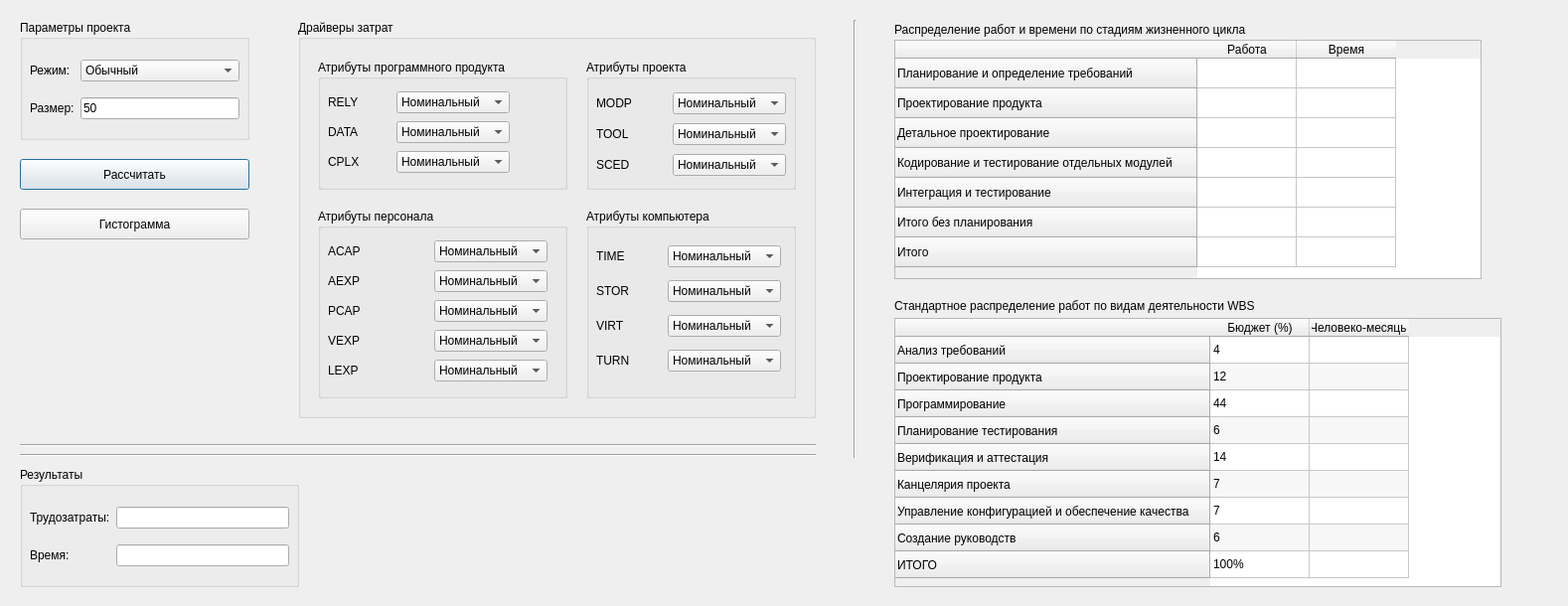
<?xml version="1.0" encoding="UTF-8"?>
<ui version="4.0">
 <class>Dialog</class>
 <widget class="QDialog" name="Dialog">
  <property name="enabled">
   <bool>true</bool>
  </property>
  <property name="geometry">
   <rect>
    <x>0</x>
    <y>0</y>
    <width>1578</width>
    <height>610</height>
   </rect>
  </property>
  <property name="acceptDrops">
   <bool>false</bool>
  </property>
  <property name="windowTitle">
   <string/>
  </property>
  <widget class="QTableWidget" name="wbsTable">
   <property name="geometry">
    <rect>
     <x>900</x>
     <y>320</y>
     <width>611</width>
     <height>271</height>
    </rect>
   </property>
   <property name="dragEnabled">
    <bool>false</bool>
   </property>
   <property name="alternatingRowColors">
    <bool>true</bool>
   </property>
   <attribute name="horizontalHeaderDefaultSectionSize">
    <number>100</number>
   </attribute>
   <attribute name="verticalHeaderDefaultSectionSize">
    <number>27</number>
   </attribute>
   <row>
    <property name="text">
     <string>Анализ требований</string>
    </property>
   </row>
   <row>
    <property name="text">
     <string>Проектирование продукта</string>
    </property>
   </row>
   <row>
    <property name="text">
     <string>Программирование</string>
    </property>
   </row>
   <row>
    <property name="text">
     <string>Планирование тестирования</string>
    </property>
   </row>
   <row>
    <property name="text">
     <string>Верификация и аттестация</string>
    </property>
   </row>
   <row>
    <property name="text">
     <string>Канцелярия проекта</string>
    </property>
   </row>
   <row>
    <property name="text">
     <string>Управление конфигурацией и обеспечение качества</string>
    </property>
   </row>
   <row>
    <property name="text">
     <string>Создание руководств</string>
    </property>
   </row>
   <row>
    <property name="text">
     <string>ИТОГО</string>
    </property>
   </row>
   <column>
    <property name="text">
     <string>Бюджет (%)</string>
    </property>
    <property name="textAlignment">
     <set>AlignCenter</set>
    </property>
   </column>
   <column>
    <property name="text">
     <string>Человеко-месяцы</string>
    </property>
   </column>
   <item row="0" column="0">
    <property name="text">
     <string>4</string>
    </property>
    <property name="textAlignment">
     <set>AlignLeading|AlignVCenter</set>
    </property>
   </item>
   <item row="0" column="1">
    <property name="text">
     <string/>
    </property>
    <property name="textAlignment">
     <set>AlignCenter</set>
    </property>
   </item>
   <item row="1" column="0">
    <property name="text">
     <string>12</string>
    </property>
    <property name="textAlignment">
     <set>AlignLeading|AlignVCenter</set>
    </property>
   </item>
   <item row="1" column="1">
    <property name="text">
     <string/>
    </property>
    <property name="textAlignment">
     <set>AlignCenter</set>
    </property>
   </item>
   <item row="2" column="0">
    <property name="text">
     <string>44</string>
    </property>
    <property name="textAlignment">
     <set>AlignLeading|AlignVCenter</set>
    </property>
   </item>
   <item row="2" column="1">
    <property name="text">
     <string/>
    </property>
    <property name="textAlignment">
     <set>AlignCenter</set>
    </property>
   </item>
   <item row="3" column="0">
    <property name="text">
     <string>6</string>
    </property>
    <property name="textAlignment">
     <set>AlignLeading|AlignVCenter</set>
    </property>
   </item>
   <item row="3" column="1">
    <property name="text">
     <string/>
    </property>
    <property name="textAlignment">
     <set>AlignCenter</set>
    </property>
   </item>
   <item row="4" column="0">
    <property name="text">
     <string>14</string>
    </property>
    <property name="textAlignment">
     <set>AlignLeading|AlignVCenter</set>
    </property>
   </item>
   <item row="4" column="1">
    <property name="text">
     <string/>
    </property>
    <property name="textAlignment">
     <set>AlignCenter</set>
    </property>
   </item>
   <item row="5" column="0">
    <property name="text">
     <string>7</string>
    </property>
    <property name="textAlignment">
     <set>AlignLeading|AlignVCenter</set>
    </property>
   </item>
   <item row="5" column="1">
    <property name="text">
     <string/>
    </property>
    <property name="textAlignment">
     <set>AlignCenter</set>
    </property>
   </item>
   <item row="6" column="0">
    <property name="text">
     <string>7</string>
    </property>
    <property name="textAlignment">
     <set>AlignLeading|AlignVCenter</set>
    </property>
   </item>
   <item row="6" column="1">
    <property name="text">
     <string/>
    </property>
    <property name="textAlignment">
     <set>AlignCenter</set>
    </property>
   </item>
   <item row="7" column="0">
    <property name="text">
     <string>6</string>
    </property>
    <property name="textAlignment">
     <set>AlignLeading|AlignVCenter</set>
    </property>
   </item>
   <item row="7" column="1">
    <property name="text">
     <string/>
    </property>
    <property name="textAlignment">
     <set>AlignCenter</set>
    </property>
   </item>
   <item row="8" column="0">
    <property name="text">
     <string>100%</string>
    </property>
    <property name="textAlignment">
     <set>AlignLeading|AlignVCenter</set>
    </property>
   </item>
   <item row="8" column="1">
    <property name="text">
     <string/>
    </property>
    <property name="textAlignment">
     <set>AlignCenter</set>
    </property>
   </item>
  </widget>
  <widget class="QLabel" name="label_18">
   <property name="geometry">
    <rect>
     <x>900</x>
     <y>300</y>
     <width>531</width>
     <height>16</height>
    </rect>
   </property>
   <property name="text">
    <string>Стандартное распределение работ по видам деятельности WBS</string>
   </property>
  </widget>
  <widget class="QTableWidget" name="classicTable">
   <property name="geometry">
    <rect>
     <x>900</x>
     <y>40</y>
     <width>591</width>
     <height>241</height>
    </rect>
   </property>
   <attribute name="verticalHeaderVisible">
    <bool>true</bool>
   </attribute>
   <attribute name="verticalHeaderCascadingSectionResizes">
    <bool>false</bool>
   </attribute>
   <attribute name="verticalHeaderHighlightSections">
    <bool>true</bool>
   </attribute>
   <attribute name="verticalHeaderShowSortIndicator" stdset="0">
    <bool>false</bool>
   </attribute>
   <attribute name="verticalHeaderStretchLastSection">
    <bool>false</bool>
   </attribute>
   <row>
    <property name="text">
     <string>Планирование и определение требований</string>
    </property>
    <property name="textAlignment">
     <set>AlignLeading|AlignVCenter</set>
    </property>
   </row>
   <row>
    <property name="text">
     <string>Проектирование продукта</string>
    </property>
   </row>
   <row>
    <property name="text">
     <string>Детальное проектирование</string>
    </property>
   </row>
   <row>
    <property name="text">
     <string>Кодирование и тестирование отдельных модулей</string>
    </property>
   </row>
   <row>
    <property name="text">
     <string>Интеграция и тестирование</string>
    </property>
   </row>
   <row>
    <property name="text">
     <string>Итого без планирования</string>
    </property>
   </row>
   <row>
    <property name="text">
     <string>Итого</string>
    </property>
   </row>
   <column>
    <property name="text">
     <string>Работа</string>
    </property>
   </column>
   <column>
    <property name="text">
     <string>Время</string>
    </property>
   </column>
   <item row="0" column="0">
    <property name="text">
     <string/>
    </property>
    <property name="textAlignment">
     <set>AlignCenter</set>
    </property>
   </item>
   <item row="0" column="1">
    <property name="text">
     <string/>
    </property>
    <property name="textAlignment">
     <set>AlignCenter</set>
    </property>
   </item>
   <item row="1" column="0">
    <property name="text">
     <string/>
    </property>
    <property name="textAlignment">
     <set>AlignCenter</set>
    </property>
   </item>
   <item row="1" column="1">
    <property name="text">
     <string/>
    </property>
    <property name="textAlignment">
     <set>AlignCenter</set>
    </property>
   </item>
   <item row="2" column="0">
    <property name="text">
     <string/>
    </property>
    <property name="textAlignment">
     <set>AlignCenter</set>
    </property>
   </item>
   <item row="2" column="1">
    <property name="text">
     <string/>
    </property>
    <property name="textAlignment">
     <set>AlignCenter</set>
    </property>
   </item>
   <item row="3" column="0">
    <property name="text">
     <string/>
    </property>
    <property name="textAlignment">
     <set>AlignCenter</set>
    </property>
   </item>
   <item row="3" column="1">
    <property name="text">
     <string/>
    </property>
    <property name="textAlignment">
     <set>AlignCenter</set>
    </property>
   </item>
   <item row="4" column="0">
    <property name="text">
     <string/>
    </property>
    <property name="textAlignment">
     <set>AlignCenter</set>
    </property>
   </item>
   <item row="4" column="1">
    <property name="text">
     <string/>
    </property>
    <property name="textAlignment">
     <set>AlignCenter</set>
    </property>
   </item>
   <item row="5" column="0">
    <property name="text">
     <string/>
    </property>
    <property name="textAlignment">
     <set>AlignCenter</set>
    </property>
   </item>
   <item row="5" column="1">
    <property name="text">
     <string/>
    </property>
    <property name="textAlignment">
     <set>AlignCenter</set>
    </property>
   </item>
   <item row="6" column="0">
    <property name="text">
     <string/>
    </property>
    <property name="textAlignment">
     <set>AlignCenter</set>
    </property>
   </item>
   <item row="6" column="1">
    <property name="text">
     <string/>
    </property>
    <property name="textAlignment">
     <set>AlignCenter</set>
    </property>
   </item>
  </widget>
  <widget class="QLabel" name="label_19">
   <property name="geometry">
    <rect>
     <x>900</x>
     <y>20</y>
     <width>591</width>
     <height>20</height>
    </rect>
   </property>
   <property name="text">
    <string>Распределение работ и времени по стадиям жизненного цикла</string>
   </property>
  </widget>
  <widget class="QPushButton" name="calculateButton">
   <property name="geometry">
    <rect>
     <x>20</x>
     <y>160</y>
     <width>231</width>
     <height>31</height>
    </rect>
   </property>
   <property name="text">
    <string>Рассчитать</string>
   </property>
  </widget>
  <widget class="QPushButton" name="barButton">
   <property name="geometry">
    <rect>
     <x>20</x>
     <y>210</y>
     <width>231</width>
     <height>31</height>
    </rect>
   </property>
   <property name="text">
    <string>Гистограмма</string>
   </property>
  </widget>
  <widget class="QGroupBox" name="groupBox">
   <property name="geometry">
    <rect>
     <x>20</x>
     <y>20</y>
     <width>231</width>
     <height>121</height>
    </rect>
   </property>
   <property name="title">
    <string>Параметры проекта</string>
   </property>
   <widget class="QWidget" name="gridLayoutWidget">
    <property name="geometry">
     <rect>
      <x>10</x>
      <y>30</y>
      <width>211</width>
      <height>81</height>
     </rect>
    </property>
    <layout class="QGridLayout" name="gridLayout">
     <item row="0" column="0">
      <widget class="QLabel" name="label_17">
       <property name="text">
        <string>Режим:</string>
       </property>
      </widget>
     </item>
     <item row="1" column="0">
      <widget class="QLabel" name="label_16">
       <property name="text">
        <string>Размер:</string>
       </property>
      </widget>
     </item>
     <item row="0" column="1">
      <widget class="QComboBox" name="comboBox_16">
       <item>
        <property name="text">
         <string>Обычный</string>
        </property>
       </item>
       <item>
        <property name="text">
         <string>Промежуточный</string>
        </property>
       </item>
       <item>
        <property name="text">
         <string>Встроенный</string>
        </property>
       </item>
      </widget>
     </item>
     <item row="1" column="1">
      <widget class="QLineEdit" name="sizeEdit">
       <property name="text">
        <string>50</string>
       </property>
      </widget>
     </item>
    </layout>
   </widget>
  </widget>
  <widget class="Line" name="line">
   <property name="geometry">
    <rect>
     <x>20</x>
     <y>440</y>
     <width>801</width>
     <height>16</height>
    </rect>
   </property>
   <property name="orientation">
    <enum>Qt::Horizontal</enum>
   </property>
  </widget>
  <widget class="Line" name="line_2">
   <property name="geometry">
    <rect>
     <x>20</x>
     <y>450</y>
     <width>801</width>
     <height>16</height>
    </rect>
   </property>
   <property name="orientation">
    <enum>Qt::Horizontal</enum>
   </property>
  </widget>
  <widget class="QGroupBox" name="groupBox_2">
   <property name="geometry">
    <rect>
     <x>300</x>
     <y>20</y>
     <width>521</width>
     <height>401</height>
    </rect>
   </property>
   <property name="title">
    <string>Драйверы затрат</string>
   </property>
   <widget class="QGroupBox" name="groupBox_4">
    <property name="geometry">
     <rect>
      <x>290</x>
      <y>190</y>
      <width>211</width>
      <height>191</height>
     </rect>
    </property>
    <property name="title">
     <string>Атрибуты компьютера</string>
    </property>
    <widget class="QWidget" name="gridLayoutWidget_4">
     <property name="geometry">
      <rect>
       <x>10</x>
       <y>30</y>
       <width>186</width>
       <height>143</height>
      </rect>
     </property>
     <layout class="QGridLayout" name="gridLayout_3">
      <item row="3" column="0">
       <widget class="QLabel" name="label_7">
        <property name="text">
         <string>TURN</string>
        </property>
       </widget>
      </item>
      <item row="2" column="0">
       <widget class="QLabel" name="label_6">
        <property name="text">
         <string>VIRT</string>
        </property>
       </widget>
      </item>
      <item row="0" column="0">
       <widget class="QLabel" name="label_4">
        <property name="text">
         <string>TIME</string>
        </property>
       </widget>
      </item>
      <item row="1" column="0">
       <widget class="QLabel" name="label_5">
        <property name="text">
         <string>STOR</string>
        </property>
       </widget>
      </item>
      <item row="0" column="1">
       <widget class="QComboBox" name="comboBox_4">
        <property name="currentText">
         <string>Номинальный</string>
        </property>
        <property name="currentIndex">
         <number>0</number>
        </property>
        <item>
         <property name="text">
          <string>Номинальный</string>
         </property>
        </item>
        <item>
         <property name="text">
          <string>Высокий</string>
         </property>
        </item>
        <item>
         <property name="text">
          <string>Очень высокий</string>
         </property>
        </item>
       </widget>
      </item>
      <item row="1" column="1">
       <widget class="QComboBox" name="comboBox_5">
        <property name="currentText">
         <string>Номинальный</string>
        </property>
        <property name="currentIndex">
         <number>0</number>
        </property>
        <item>
         <property name="text">
          <string>Номинальный</string>
         </property>
        </item>
        <item>
         <property name="text">
          <string>Высокий</string>
         </property>
        </item>
        <item>
         <property name="text">
          <string>Очень высокий</string>
         </property>
        </item>
       </widget>
      </item>
      <item row="2" column="1">
       <widget class="QComboBox" name="comboBox_6">
        <property name="currentText">
         <string>Номинальный</string>
        </property>
        <property name="currentIndex">
         <number>1</number>
        </property>
        <item>
         <property name="text">
          <string>Низкий</string>
         </property>
        </item>
        <item>
         <property name="text">
          <string>Номинальный</string>
         </property>
        </item>
        <item>
         <property name="text">
          <string>Высокий</string>
         </property>
        </item>
        <item>
         <property name="text">
          <string>Очень высокий</string>
         </property>
        </item>
       </widget>
      </item>
      <item row="3" column="1">
       <widget class="QComboBox" name="comboBox_7">
        <property name="currentText">
         <string>Номинальный</string>
        </property>
        <property name="currentIndex">
         <number>1</number>
        </property>
        <item>
         <property name="text">
          <string>Низкий</string>
         </property>
        </item>
        <item>
         <property name="text">
          <string>Номинальный</string>
         </property>
        </item>
        <item>
         <property name="text">
          <string>Высокий</string>
         </property>
        </item>
        <item>
         <property name="text">
          <string>Очень высокий</string>
         </property>
        </item>
       </widget>
      </item>
     </layout>
    </widget>
   </widget>
   <widget class="QGroupBox" name="groupBox_5">
    <property name="geometry">
     <rect>
      <x>20</x>
      <y>190</y>
      <width>251</width>
      <height>191</height>
     </rect>
    </property>
    <property name="title">
     <string>Атрибуты персонала</string>
    </property>
    <widget class="QWidget" name="gridLayoutWidget_5">
     <property name="geometry">
      <rect>
       <x>10</x>
       <y>30</y>
       <width>221</width>
       <height>151</height>
      </rect>
     </property>
     <layout class="QGridLayout" name="gridLayout_5">
      <item row="3" column="0">
       <widget class="QLabel" name="label_11">
        <property name="text">
         <string>VEXP</string>
        </property>
       </widget>
      </item>
      <item row="1" column="0">
       <widget class="QLabel" name="label_9">
        <property name="text">
         <string>AEXP</string>
        </property>
       </widget>
      </item>
      <item row="2" column="0">
       <widget class="QLabel" name="label_10">
        <property name="text">
         <string>PCAP</string>
        </property>
       </widget>
      </item>
      <item row="0" column="0">
       <widget class="QLabel" name="label_8">
        <property name="text">
         <string>ACAP</string>
        </property>
       </widget>
      </item>
      <item row="4" column="0">
       <widget class="QLabel" name="label_12">
        <property name="text">
         <string>LEXP</string>
        </property>
       </widget>
      </item>
      <item row="0" column="1">
       <widget class="QComboBox" name="comboBox_8">
        <property name="currentText">
         <string>Номинальный</string>
        </property>
        <property name="currentIndex">
         <number>2</number>
        </property>
        <item>
         <property name="text">
          <string>Очень низкий</string>
         </property>
        </item>
        <item>
         <property name="text">
          <string>Низкий</string>
         </property>
        </item>
        <item>
         <property name="text">
          <string>Номинальный</string>
         </property>
        </item>
        <item>
         <property name="text">
          <string>Высокий</string>
         </property>
        </item>
        <item>
         <property name="text">
          <string>Очень высокий</string>
         </property>
        </item>
       </widget>
      </item>
      <item row="1" column="1">
       <widget class="QComboBox" name="comboBox_9">
        <property name="currentText">
         <string>Номинальный</string>
        </property>
        <property name="currentIndex">
         <number>2</number>
        </property>
        <item>
         <property name="text">
          <string>Очень низкий</string>
         </property>
        </item>
        <item>
         <property name="text">
          <string>Низкий</string>
         </property>
        </item>
        <item>
         <property name="text">
          <string>Номинальный</string>
         </property>
        </item>
        <item>
         <property name="text">
          <string>Высокий</string>
         </property>
        </item>
        <item>
         <property name="text">
          <string>Очень высокий</string>
         </property>
        </item>
       </widget>
      </item>
      <item row="2" column="1">
       <widget class="QComboBox" name="comboBox_10">
        <property name="currentText">
         <string>Номинальный</string>
        </property>
        <property name="currentIndex">
         <number>2</number>
        </property>
        <item>
         <property name="text">
          <string>Очень низкий</string>
         </property>
        </item>
        <item>
         <property name="text">
          <string>Низкий</string>
         </property>
        </item>
        <item>
         <property name="text">
          <string>Номинальный</string>
         </property>
        </item>
        <item>
         <property name="text">
          <string>Высокий</string>
         </property>
        </item>
        <item>
         <property name="text">
          <string>Очень высокий</string>
         </property>
        </item>
       </widget>
      </item>
      <item row="3" column="1">
       <widget class="QComboBox" name="comboBox_11">
        <property name="currentText">
         <string>Номинальный</string>
        </property>
        <property name="currentIndex">
         <number>2</number>
        </property>
        <item>
         <property name="text">
          <string>Очень низкий</string>
         </property>
        </item>
        <item>
         <property name="text">
          <string>Низкий</string>
         </property>
        </item>
        <item>
         <property name="text">
          <string>Номинальный</string>
         </property>
        </item>
        <item>
         <property name="text">
          <string>Высокий</string>
         </property>
        </item>
       </widget>
      </item>
      <item row="4" column="1">
       <widget class="QComboBox" name="comboBox_12">
        <property name="currentText">
         <string>Номинальный</string>
        </property>
        <property name="currentIndex">
         <number>2</number>
        </property>
        <item>
         <property name="text">
          <string>Очень низкий</string>
         </property>
        </item>
        <item>
         <property name="text">
          <string>Низкий</string>
         </property>
        </item>
        <item>
         <property name="text">
          <string>Номинальный</string>
         </property>
        </item>
        <item>
         <property name="text">
          <string>Высокий</string>
         </property>
        </item>
       </widget>
      </item>
     </layout>
    </widget>
   </widget>
   <widget class="QGroupBox" name="groupBox_3">
    <property name="geometry">
     <rect>
      <x>20</x>
      <y>40</y>
      <width>251</width>
      <height>131</height>
     </rect>
    </property>
    <property name="title">
     <string>Атрибуты программного продукта</string>
    </property>
    <widget class="QWidget" name="gridLayoutWidget_3">
     <property name="geometry">
      <rect>
       <x>10</x>
       <y>30</y>
       <width>183</width>
       <height>89</height>
      </rect>
     </property>
     <layout class="QGridLayout" name="gridLayout_4">
      <item row="2" column="0">
       <widget class="QLabel" name="label_3">
        <property name="text">
         <string>CPLX</string>
        </property>
       </widget>
      </item>
      <item row="1" column="0">
       <widget class="QLabel" name="label_2">
        <property name="text">
         <string>DATA</string>
        </property>
       </widget>
      </item>
      <item row="0" column="0">
       <widget class="QLabel" name="label">
        <property name="text">
         <string>RELY</string>
        </property>
       </widget>
      </item>
      <item row="0" column="1">
       <widget class="QComboBox" name="comboBox_1">
        <property name="currentText">
         <string>Номинальный</string>
        </property>
        <property name="currentIndex">
         <number>2</number>
        </property>
        <item>
         <property name="text">
          <string>Очень низкий</string>
         </property>
        </item>
        <item>
         <property name="text">
          <string>Низкий</string>
         </property>
        </item>
        <item>
         <property name="text">
          <string>Номинальный</string>
         </property>
        </item>
        <item>
         <property name="text">
          <string>Высокий</string>
         </property>
        </item>
        <item>
         <property name="text">
          <string>Очень высокий</string>
         </property>
        </item>
       </widget>
      </item>
      <item row="1" column="1">
       <widget class="QComboBox" name="comboBox_2">
        <property name="currentText">
         <string>Номинальный</string>
        </property>
        <property name="currentIndex">
         <number>1</number>
        </property>
        <item>
         <property name="text">
          <string>Низкий</string>
         </property>
        </item>
        <item>
         <property name="text">
          <string>Номинальный</string>
         </property>
        </item>
        <item>
         <property name="text">
          <string>Высокий</string>
         </property>
        </item>
        <item>
         <property name="text">
          <string>Очень высокий</string>
         </property>
        </item>
       </widget>
      </item>
      <item row="2" column="1">
       <widget class="QComboBox" name="comboBox_3">
        <property name="currentText">
         <string>Номинальный</string>
        </property>
        <property name="currentIndex">
         <number>2</number>
        </property>
        <item>
         <property name="text">
          <string>Очень низкий</string>
         </property>
        </item>
        <item>
         <property name="text">
          <string>Низкий</string>
         </property>
        </item>
        <item>
         <property name="text">
          <string>Номинальный</string>
         </property>
        </item>
        <item>
         <property name="text">
          <string>Высокий</string>
         </property>
        </item>
        <item>
         <property name="text">
          <string>Очень высокий</string>
         </property>
        </item>
       </widget>
      </item>
     </layout>
    </widget>
   </widget>
   <widget class="QGroupBox" name="groupBox_6">
    <property name="geometry">
     <rect>
      <x>290</x>
      <y>40</y>
      <width>211</width>
      <height>131</height>
     </rect>
    </property>
    <property name="title">
     <string>Атрибуты проекта</string>
    </property>
    <widget class="QWidget" name="gridLayoutWidget_6">
     <property name="geometry">
      <rect>
       <x>10</x>
       <y>30</y>
       <width>191</width>
       <height>91</height>
      </rect>
     </property>
     <layout class="QGridLayout" name="gridLayout_6">
      <item row="0" column="0">
       <widget class="QLabel" name="label_13">
        <property name="text">
         <string>MODP</string>
        </property>
       </widget>
      </item>
      <item row="1" column="0">
       <widget class="QLabel" name="label_14">
        <property name="text">
         <string>TOOL</string>
        </property>
       </widget>
      </item>
      <item row="2" column="0">
       <widget class="QLabel" name="label_15">
        <property name="text">
         <string>SCED</string>
        </property>
       </widget>
      </item>
      <item row="0" column="1">
       <widget class="QComboBox" name="comboBox_13">
        <property name="currentText">
         <string>Номинальный</string>
        </property>
        <property name="currentIndex">
         <number>2</number>
        </property>
        <item>
         <property name="text">
          <string>Очень низкий</string>
         </property>
        </item>
        <item>
         <property name="text">
          <string>Низкий</string>
         </property>
        </item>
        <item>
         <property name="text">
          <string>Номинальный</string>
         </property>
        </item>
        <item>
         <property name="text">
          <string>Высокий</string>
         </property>
        </item>
        <item>
         <property name="text">
          <string>Очень высокий</string>
         </property>
        </item>
       </widget>
      </item>
      <item row="1" column="1">
       <widget class="QComboBox" name="comboBox_14">
        <property name="currentText">
         <string>Номинальный</string>
        </property>
        <property name="currentIndex">
         <number>2</number>
        </property>
        <item>
         <property name="text">
          <string>Очень низкий</string>
         </property>
        </item>
        <item>
         <property name="text">
          <string>Низкий</string>
         </property>
        </item>
        <item>
         <property name="text">
          <string>Номинальный</string>
         </property>
        </item>
        <item>
         <property name="text">
          <string>Высокий</string>
         </property>
        </item>
        <item>
         <property name="text">
          <string>Очень высокий</string>
         </property>
        </item>
       </widget>
      </item>
      <item row="2" column="1">
       <widget class="QComboBox" name="comboBox_15">
        <property name="currentText">
         <string>Номинальный</string>
        </property>
        <property name="currentIndex">
         <number>2</number>
        </property>
        <item>
         <property name="text">
          <string>Очень низкий</string>
         </property>
        </item>
        <item>
         <property name="text">
          <string>Низкий</string>
         </property>
        </item>
        <item>
         <property name="text">
          <string>Номинальный</string>
         </property>
        </item>
        <item>
         <property name="text">
          <string>Высокий</string>
         </property>
        </item>
        <item>
         <property name="text">
          <string>Очень высокий</string>
         </property>
        </item>
       </widget>
      </item>
     </layout>
    </widget>
   </widget>
  </widget>
  <widget class="QGroupBox" name="groupBox_7">
   <property name="geometry">
    <rect>
     <x>20</x>
     <y>470</y>
     <width>281</width>
     <height>121</height>
    </rect>
   </property>
   <property name="title">
    <string>Результаты</string>
   </property>
   <widget class="QWidget" name="gridLayoutWidget_2">
    <property name="geometry">
     <rect>
      <x>10</x>
      <y>30</y>
      <width>261</width>
      <height>80</height>
     </rect>
    </property>
    <layout class="QGridLayout" name="gridLayout_2">
     <item row="0" column="0">
      <widget class="QLabel" name="pmLabel">
       <property name="text">
        <string>Трудозатраты:</string>
       </property>
      </widget>
     </item>
     <item row="1" column="0">
      <widget class="QLabel" name="tmLabel">
       <property name="text">
        <string>Время: </string>
       </property>
      </widget>
     </item>
     <item row="0" column="1">
      <widget class="QLineEdit" name="pmLine"/>
     </item>
     <item row="1" column="1">
      <widget class="QLineEdit" name="tmLine"/>
     </item>
    </layout>
   </widget>
  </widget>
  <widget class="Line" name="line_3">
   <property name="geometry">
    <rect>
     <x>850</x>
     <y>20</y>
     <width>20</width>
     <height>441</height>
    </rect>
   </property>
   <property name="orientation">
    <enum>Qt::Vertical</enum>
   </property>
  </widget>
 </widget>
 <resources/>
 <connections/>
</ui>
